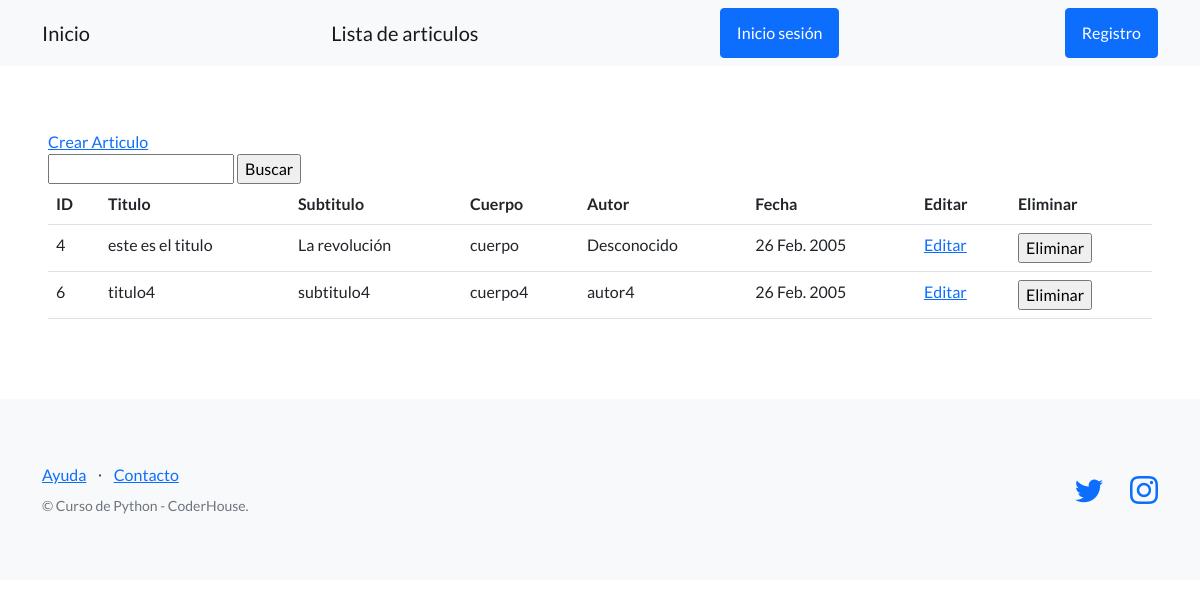
Screenshot of /info/articulos/ with the database file from the repository.
### articulos/models.py (models this page shows, shortened)
class Articulo(models.Model):
    titulo = models.CharField(max_length=164)
    subtitulo = models.CharField(max_length=164)
    cuerpo = models.CharField(max_length=254)
    autor = models.CharField(max_length=164)
    fecha = models.DateField()

### articulos/views.py (the view)
# urls.py: path('articulos/', listar_articulos, name="lista_articulos"),
def listar_articulos(request):
    contexto = {
        "articulos": Articulo.objects.all()
    }
    http_response = render(
        request=request,
        template_name='articulos/lista_articulos.html',
        context=contexto,
    )
    return http_response

### articulos/templates/articulos/lista_articulos.html (shortened to what this page needs)
{% extends "articulos/base.html" %}
{% block contenido %}
<section>
    <a href="{% url 'crear_articulos' %}">Crear Articulo</a>
    <form action="{% url 'buscar_articulos' %}" method="post">
        <input type="text" name="busqueda">
        <input type="submit" value="Buscar">
    </form>
    <table class="table">
        <tbody>
            <tr>
                <th>ID</th>
                <th>Titulo</th>
                <th>Subtitulo</th>
                <th>Cuerpo</th>
                <th>Autor</th>
                <th>Fecha</th>
                <th>Editar</th>
                <th>Eliminar</th>
            </tr>
            {% for articulo in articulos %}
            <tr>
                <td>{{ articulo.id }}</td>
                <td>{{ articulo.titulo }}</td>
                <td>{{ articulo.subtitulo }}</td>
                <td>{{ articulo.cuerpo }}</td>
                <td>{{ articulo.autor }}</td>
                <td>{{ articulo.fecha }}</td>
                <td>
                    <a href="{% url 'editar_articulos' articulo.id %}">Editar</a>
                </td>
                <td>
                    <form action="{% url 'eliminar_articulos' articulo.id %}" method="post">
                        <input type="submit" value="Eliminar">
                    </form>
                </td>
            </tr>
            {% endfor %}
        </tbody>
    </table>
</section>
{% endblock contenido %}

### rows the page displays
Articulo: id "4", titulo "este es el titulo", subtitulo "La revolución", cuerpo "cuerpo", autor "Desconocido", fecha "26 Feb. 2005"
Articulo: id "6", titulo "titulo4", subtitulo "subtitulo4", cuerpo "cuerpo4", autor "autor4", fecha "26 Feb. 2005"
